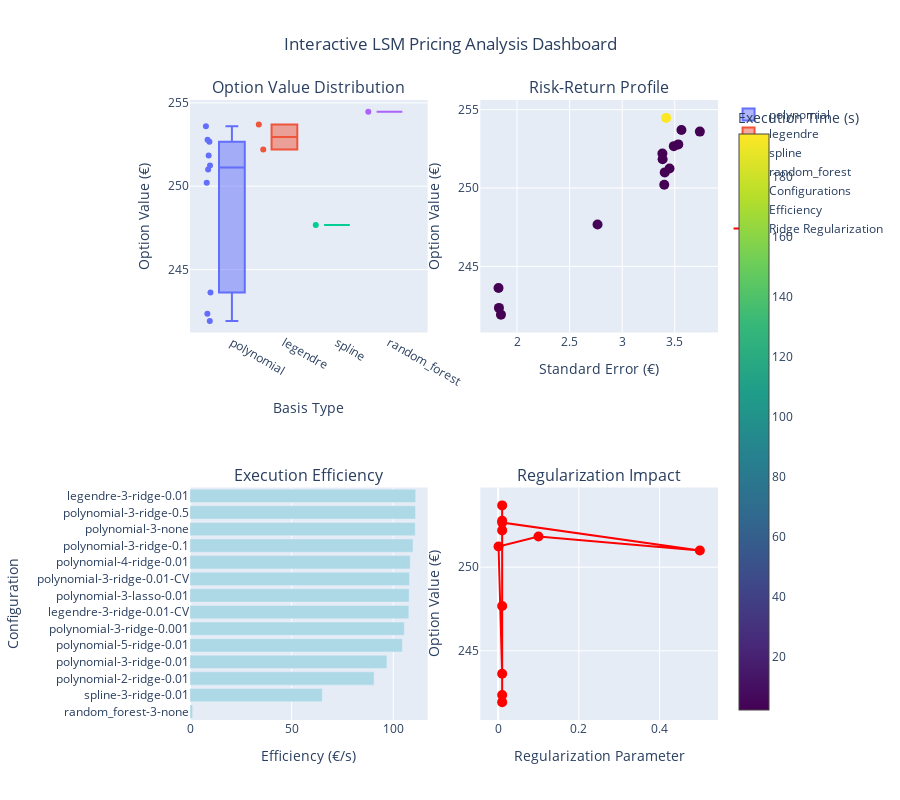

The notebook cell this image was saved under:
### Code cell
# Create comprehensive visualizations
if not results_df.empty and results_df['option_value'].notna().any():
    
    # Check if we have valid pricing data
    valid_results = results_df[results_df['option_value'].notna()]
    
    if not valid_results.empty:
        # Set up the plotting environment
        plt.style.use('seaborn-v0_8')
        
        # 1. Option Value Comparison by Configuration
        fig, axes = plt.subplots(2, 2, figsize=(16, 12))
        fig.suptitle('Enhanced LSM Pricing Analysis: Comprehensive Results', fontsize=16, fontweight='bold')
        
        # Plot 1: Option values by basis type
        ax1 = axes[0, 0]
        basis_data = valid_results.groupby('basis_type')['option_value'].agg(['mean', 'std', 'count']).reset_index()
        bars1 = ax1.bar(basis_data['basis_type'], basis_data['mean'], 
                        yerr=basis_data['std'], capsize=5, alpha=0.7, color='skyblue')
        ax1.set_title('Option Value by Basis Function Type', fontweight='bold')
        ax1.set_ylabel('Option Value (€)')
        ax1.set_xlabel('Basis Function Type')
        ax1.grid(True, alpha=0.3)
        
        # Add value labels on bars
        for bar, mean_val in zip(bars1, basis_data['mean']):
            height = bar.get_height()
            ax1.text(bar.get_x() + bar.get_width()/2., height + 0.1,
                    f'€{mean_val:.2f}', ha='center', va='bottom', fontweight='bold')
        
        # Plot 2: Execution time vs Option value (efficiency analysis)
        ax2 = axes[0, 1]
        scatter = ax2.scatter(valid_results['execution_time'], valid_results['option_value'], 
                             c=valid_results['polynomial_degree'], cmap='viridis', s=80, alpha=0.7)
        ax2.set_title('Execution Time vs Option Value', fontweight='bold')
        ax2.set_xlabel('Execution Time (seconds)')
        ax2.set_ylabel('Option Value (€)')
        ax2.grid(True, alpha=0.3)
        plt.colorbar(scatter, ax=ax2, label='Polynomial Degree')
        
        # Plot 3: Regularization impact
        ax3 = axes[1, 0]
        reg_data = valid_results.groupby('regularization')['option_value'].agg(['mean', 'std']).reset_index()
        bars3 = ax3.bar(reg_data['regularization'], reg_data['mean'], 
                        yerr=reg_data['std'], capsize=5, alpha=0.7, color='lightcoral')
        ax3.set_title('Option Value by Regularization Method', fontweight='bold')
        ax3.set_ylabel('Option Value (€)')
        ax3.set_xlabel('Regularization Method')
        ax3.grid(True, alpha=0.3)
        
        # Add value labels
        for bar, mean_val in zip(bars3, reg_data['mean']):
            height = bar.get_height()
            ax3.text(bar.get_x() + bar.get_width()/2., height + 0.1,
                    f'€{mean_val:.2f}', ha='center', va='bottom', fontweight='bold')
        
        # Plot 4: Polynomial degree sensitivity
        ax4 = axes[1, 1]
        poly_data = valid_results[valid_results['basis_type'] == 'polynomial'].groupby('polynomial_degree')['option_value'].agg(['mean', 'std']).reset_index()
        if not poly_data.empty:
            line4 = ax4.plot(poly_data['polynomial_degree'], poly_data['mean'], 'o-', linewidth=2, markersize=8, color='green')
            ax4.fill_between(poly_data['polynomial_degree'], 
                            poly_data['mean'] - poly_data['std'], 
                            poly_data['mean'] + poly_data['std'], 
                            alpha=0.3, color='green')
            ax4.set_title('Polynomial Degree Sensitivity Analysis', fontweight='bold')
            ax4.set_ylabel('Option Value (€)')
            ax4.set_xlabel('Polynomial Degree')
            ax4.grid(True, alpha=0.3)
            ax4.set_xticks(poly_data['polynomial_degree'])
        else:
            ax4.text(0.5, 0.5, 'No polynomial basis data\navailable for analysis', 
                    ha='center', va='center', transform=ax4.transAxes, fontsize=12)
            ax4.set_title('Polynomial Degree Sensitivity Analysis', fontweight='bold')
        
        plt.tight_layout()
        plt.show()
        
        # 2. Interactive Plotly Visualization
        print("\n🎯 Creating Interactive Plotly Visualizations...")
        
        # Create interactive comparison plot
        fig_interactive = make_subplots(
            rows=2, cols=2,
            subplot_titles=('Option Value Distribution', 'Risk-Return Profile', 
                           'Execution Efficiency', 'Regularization Impact'),
            specs=[[{"secondary_y": False}, {"secondary_y": False}],
                   [{"secondary_y": False}, {"secondary_y": False}]]
        )
        
        # Plot 1: Box plot of option values by basis type
        for basis in valid_results['basis_type'].unique():
            data = valid_results[valid_results['basis_type'] == basis]['option_value']
            fig_interactive.add_trace(
                go.Box(y=data, name=basis, boxpoints='all', jitter=0.3, pointpos=-1.8),
                row=1, col=1
            )
        
        # Plot 2: Risk-return scatter
        if 'standard_error' in valid_results.columns and valid_results['standard_error'].notna().any():
            fig_interactive.add_trace(
                go.Scatter(
                    x=valid_results['standard_error'],
                    y=valid_results['option_value'],
                    mode='markers',
                    marker=dict(
                        size=10,
                        color=valid_results['execution_time'],
                        colorscale='Viridis',
                        showscale=True,
                        colorbar=dict(title="Execution Time (s)")
                    ),
                    text=valid_results['config_summary'],
                    hovertemplate='<b>%{text}</b><br>Value: €%{y:.2f}<br>Std Error: €%{x:.3f}<br>Time: %{marker.color:.1f}s<extra></extra>',
                    name='Configurations'
                ),
                row=1, col=2
            )
        else:
            # Create a simpler scatter without standard error
            fig_interactive.add_trace(
                go.Scatter(
                    x=valid_results['execution_time'],
                    y=valid_results['option_value'],
                    mode='markers',
                    marker=dict(
                        size=10,
                        color=valid_results['polynomial_degree'],
                        colorscale='Viridis',
                        showscale=True,
                        colorbar=dict(title="Polynomial Degree")
                    ),
                    text=valid_results['config_summary'],
                    hovertemplate='<b>%{text}</b><br>Value: €%{y:.2f}<br>Time: %{x:.1f}s<extra></extra>',
                    name='Configurations'
                ),
                row=1, col=2
            )
        
        # Plot 3: Efficiency analysis (only if efficiency column exists)
        if 'efficiency' in valid_results.columns and valid_results['efficiency'].notna().any():
            efficiency_data = valid_results.sort_values('efficiency', ascending=True)
            fig_interactive.add_trace(
                go.Bar(
                    y=efficiency_data['config_summary'],
                    x=efficiency_data['efficiency'],
                    orientation='h',
                    name='Efficiency',
                    marker_color='lightblue'
                ),
                row=2, col=1
            )
        else:
            # Create alternative plot showing execution times
            time_data = valid_results.sort_values('execution_time', ascending=True)
            fig_interactive.add_trace(
                go.Bar(
                    y=time_data['config_summary'],
                    x=time_data['execution_time'],
                    orientation='h',
                    name='Execution Time',
                    marker_color='lightcoral'
                ),
                row=2, col=1
            )
        
        # Plot 4: Regularization strength impact (for ridge regression)
        ridge_data = valid_results[valid_results['regularization'] == 'ridge']
        if not ridge_data.empty and len(ridge_data) > 1:
            fig_interactive.add_trace(
                go.Scatter(
                    x=ridge_data['reg_alpha'],
                    y=ridge_data['option_value'],
                    mode='markers+lines',
                    name='Ridge Regularization',
                    marker=dict(size=10, color='red'),
                    line=dict(width=2)
                ),
                row=2, col=2
            )
        else:
            # Show regularization method comparison instead
            reg_summary = valid_results.groupby('regularization')['option_value'].mean().reset_index()
            fig_interactive.add_trace(
                go.Bar(
                    x=reg_summary['regularization'],
                    y=reg_summary['option_value'],
                    name='Regularization Methods',
                    marker_color='purple'
                ),
                row=2, col=2
            )
        
        # Update layout
        fig_interactive.update_layout(
            height=800,
            title_text="Interactive LSM Pricing Analysis Dashboard",
            title_x=0.5,
            showlegend=True
        )
        
        # Update axes labels
        fig_interactive.update_xaxes(title_text="Basis Type", row=1, col=1)
        if 'standard_error' in valid_results.columns and valid_results['standard_error'].notna().any():
            fig_interactive.update_xaxes(title_text="Standard Error (€)", row=1, col=2)
        else:
            fig_interactive.update_xaxes(title_text="Execution Time (s)", row=1, col=2)
        
        if 'efficiency' in valid_results.columns and valid_results['efficiency'].notna().any():
            fig_interactive.update_xaxes(title_text="Efficiency (€/s)", row=2, col=1)
        else:
            fig_interactive.update_xaxes(title_text="Execution Time (s)", row=2, col=1)
        
        fig_interactive.update_xaxes(title_text="Regularization Parameter", row=2, col=2)
        
        fig_interactive.update_yaxes(title_text="Option Value (€)", row=1, col=1)
        fig_interactive.update_yaxes(title_text="Option Value (€)", row=1, col=2)
        fig_interactive.update_yaxes(title_text="Configuration", row=2, col=1)
        fig_interactive.update_yaxes(title_text="Option Value (€)", row=2, col=2)
        
        fig_interactive.show()
        
        print("✓ Interactive visualizations created successfully!")
    
    else:
        print("⚠️ No valid pricing results available for visualization")
        print("   Please run the pricing analysis first (cell 8)")

else:
    print("⚠️ No pricing results available for visualization")
    print("📋 Available data summary:")
    if not results_df.empty:
        print(f"   • {len(results_df)} configurations prepared")
        print(f"   • Configuration types: {results_df['basis_type'].value_counts().to_dict()}")
        print(f"   • Regularization methods: {results_df['regularization'].value_counts().to_dict()}")
        print("\n🚀 Next steps:")
        print("   1. Run the pricing analysis (cell 8) to generate option values")
        print("   2. Re-run this visualization cell to see the results")
    else:
        print("   • No configuration data available")
        print("   • Please run the setup cells first")

### Figure 1 — Plotly figure (JSON) as saved in the notebook; plotly's stock layout.template omitted (floating-point values rounded to 4 significant figures)
{"data": [{"boxpoints": "all", "jitter": 0.3, "name": "polynomial", "pointpos": -1.8, "type": "box", "xaxis": "x", "y": [252.8, 242.4, 241.9, 243.6, 253.6, 250.2, 251.2, 251.8, 251.0, 252.7], "yaxis": "y"}, {"boxpoints": "all", "jitter": 0.3, "name": "legendre", "pointpos": -1.8, "type": "box", "xaxis": "x", "y": [252.2, 253.7], "yaxis": "y"}, {"boxpoints": "all", "jitter": 0.3, "name": "spline", "pointpos": -1.8, "type": "box", "xaxis": "x", "y": [247.7], "yaxis": "y"}, {"boxpoints": "all", "jitter": 0.3, "name": "random_forest", "pointpos": -1.8, "type": "box", "xaxis": "x", "y": [254.5], "yaxis": "y"}, {"hovertemplate": "<b>%{text}</b><br>Value: €%{y:.2f}<br>Std Error: €%{x:.3f}<br>Time: %{marker.color:.1f}s<extra></extra>", "marker": {"color": [2.609, 2.271, 3.806, 194.3, 2.677, 2.233, 2.331, 2.289, 2.321, 2.382, 2.295, 2.262, 2.34, 2.357], "colorbar": {"title": {"text": "Execution Time (s)"}}, "colorscale": [[0, "#440154"], [0.1111, "#482878"], [0.2222, "#3e4989"], [0.3333, "#31688e"], [0.4444, "#26828e"], [0.5556, "#1f9e89"], [0.6667, "#35b779"], [0.7778, "#6ece58"], [0.8889, "#b5de2b"], [1, "#fde725"]], "showscale": true, "size": 10}, "mode": "markers", "name": "Configurations", "text": ["polynomial-3-ridge-0.01", "legendre-3-ridge-0.01", "spline-3-ridge-0.01", "random_forest-3-none", "polynomial-2-ridge-0.01", "polynomial-4-ridge-0.01", "polynomial-5-ridge-0.01", "polynomial-3-none", "polynomial-3-lasso-0.01", "polynomial-3-ridge-0.001", "polynomial-3-ridge-0.1", "polynomial-3-ridge-0.5", "polynomial-3-ridge-0.01-CV", "legendre-3-ridge-0.01-CV"], "type": "scatter", "x": [3.533, 3.382, 2.766, 3.418, 1.828, 1.847, 1.824, 3.738, 3.4, 3.45, 3.384, 3.404, 3.491, 3.563], "xaxis": "x2", "y": [252.8, 252.2, 247.7, 254.5, 242.4, 241.9, 243.6, 253.6, 250.2, 251.2, 251.8, 251.0, 252.7, 253.7], "yaxis": "y2"}, {"marker": {"color": "lightblue"}, "name": "Efficiency", "orientation": "h", "type": "bar", "x": [1.31, 65.07, 90.55, 96.89, 104.5, 105.5, 107.7, 107.8, 108.0, 108.3, 109.7, 110.8, 110.9, 111.0], "xaxis": "x3", "y": ["random_forest-3-none", "spline-3-ridge-0.01", "polynomial-2-ridge-0.01", "polynomial-3-ridge-0.01", "polynomial-5-ridge-0.01", "polynomial-3-ridge-0.001", "legendre-3-ridge-0.01-CV", "polynomial-3-lasso-0.01", "polynomial-3-ridge-0.01-CV", "polynomial-4-ridge-0.01", "polynomial-3-ridge-0.1", "polynomial-3-none", "polynomial-3-ridge-0.5", "legendre-3-ridge-0.01"], "yaxis": "y3"}, {"line": {"width": 2}, "marker": {"color": "red", "size": 10}, "mode": "markers+lines", "name": "Ridge Regularization", "type": "scatter", "x": [0.01, 0.01, 0.01, 0.01, 0.01, 0.01, 0.001, 0.1, 0.5, 0.01, 0.01], "xaxis": "x4", "y": [252.8, 252.2, 247.7, 242.4, 241.9, 243.6, 251.2, 251.8, 251.0, 252.7, 253.7], "yaxis": "y4"}], "layout": {"annotations": [{"font": {"size": 16}, "showarrow": false, "text": "Option Value Distribution", "x": 0.225, "xanchor": "center", "xref": "paper", "y": 1, "yanchor": "bottom", "yref": "paper"}, {"font": {"size": 16}, "showarrow": false, "text": "Risk-Return Profile", "x": 0.775, "xanchor": "center", "xref": "paper", "y": 1, "yanchor": "bottom", "yref": "paper"}, {"font": {"size": 16}, "showarrow": false, "text": "Execution Efficiency", "x": 0.225, "xanchor": "center", "xref": "paper", "y": 0.375, "yanchor": "bottom", "yref": "paper"}, {"font": {"size": 16}, "showarrow": false, "text": "Regularization Impact", "x": 0.775, "xanchor": "center", "xref": "paper", "y": 0.375, "yanchor": "bottom", "yref": "paper"}], "height": 800, "showlegend": true, "title": {"text": "Interactive LSM Pricing Analysis Dashboard", "x": 0.5}, "xaxis": {"anchor": "y", "domain": [0, 0.45], "title": {"text": "Basis Type"}}, "xaxis2": {"anchor": "y2", "domain": [0.55, 1], "title": {"text": "Standard Error (€)"}}, "xaxis3": {"anchor": "y3", "domain": [0, 0.45], "title": {"text": "Efficiency (€/s)"}}, "xaxis4": {"anchor": "y4", "domain": [0.55, 1], "title": {"text": "Regularization Parameter"}}, "yaxis": {"anchor": "x", "domain": [0.625, 1], "title": {"text": "Option Value (€)"}}, "yaxis2": {"anchor": "x2", "domain": [0.625, 1], "title": {"text": "Option Value (€)"}}, "yaxis3": {"anchor": "x3", "domain": [0, 0.375], "title": {"text": "Configuration"}}, "yaxis4": {"anchor": "x4", "domain": [0, 0.375], "title": {"text": "Option Value (€)"}}}}
